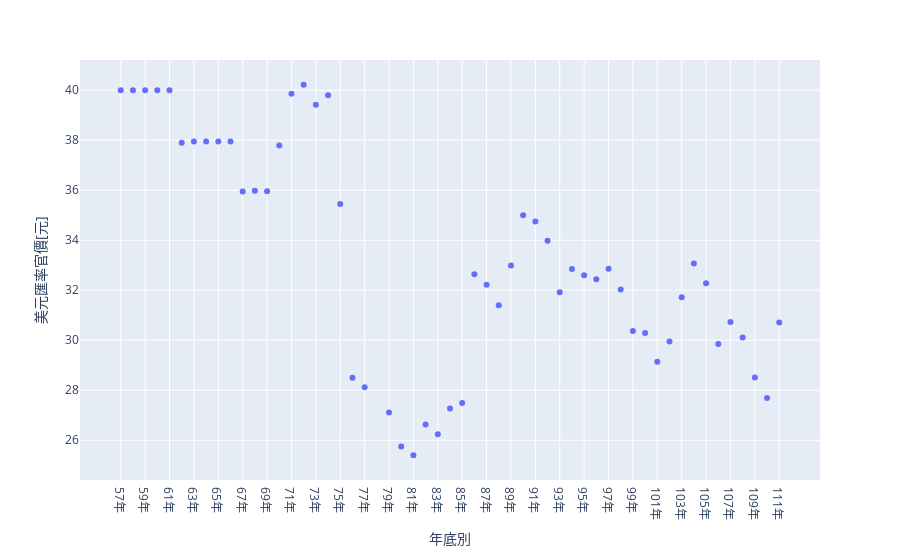

This figure's notebook cell:
### Markdown cell above
# Q1 : 美元匯率官價最低

### Code cell
df = px.data.gapminder()

fig = px.scatter(result, x="年底別", y="美元匯率官價[元]")
display(fig)

### Figure 1 — Plotly figure (JSON) as saved in the notebook; plotly's stock layout.template omitted (floating-point values rounded to 4 significant figures)
{"data": [{"hovertemplate": "年底別=%{x}<br>美元匯率官價[元]=%{y}<extra></extra>", "legendgroup": "", "marker": {"color": "#636efa", "symbol": "circle"}, "mode": "markers", "name": "", "orientation": "v", "showlegend": false, "type": "scatter", "x": ["57年", "58年", "59年", "60年", "61年", "62年", "63年", "64年", "65年", "66年", "67年", "68年", "69年", "70年", "71年", "72年", "73年", "74年", "75年", "76年", "77年", "78年", "79年", "80年", "81年", "82年", "83年", "84年", "85年", "86年", "87年", "88年", "89年", "90年", "91年", "92年", "93年", "94年", "95年", "96年", "97年", "98年", "99年", "100年", "101年", "102年", "103年", "104年", "105年", "106年", "107年", "108年", "109年", "110年", "111年"], "xaxis": "x", "y": ["40", "40", "40", "40", "40", "37.9", "37.95", "37.95", "37.95", "37.95", "35.95", "35.98", "35.96", "37.79", "39.86", "40.22", "39.42", "39.8", "35.45", "28.5", "28.12", "-", 27.11, 25.75, 25.4, 26.63, 26.24, 27.27, 27.49, 32.64, 32.22, 31.4, 32.99, 35, 34.75, 33.98, 31.92, 32.85, 32.6, 32.44, 32.86, 32.03, 30.37, 30.29, 29.14, 29.95, 31.72, 33.07, 32.28, 29.85, 30.73, 30.11, 28.51, 27.69, 30.71], "yaxis": "y"}], "layout": {"legend": {"tracegroupgap": 0}, "margin": {"t": 60}, "xaxis": {"anchor": "y", "domain": [0, 1], "title": {"text": "年底別"}}, "yaxis": {"anchor": "x", "domain": [0, 1], "title": {"text": "美元匯率官價[元]"}}}}
